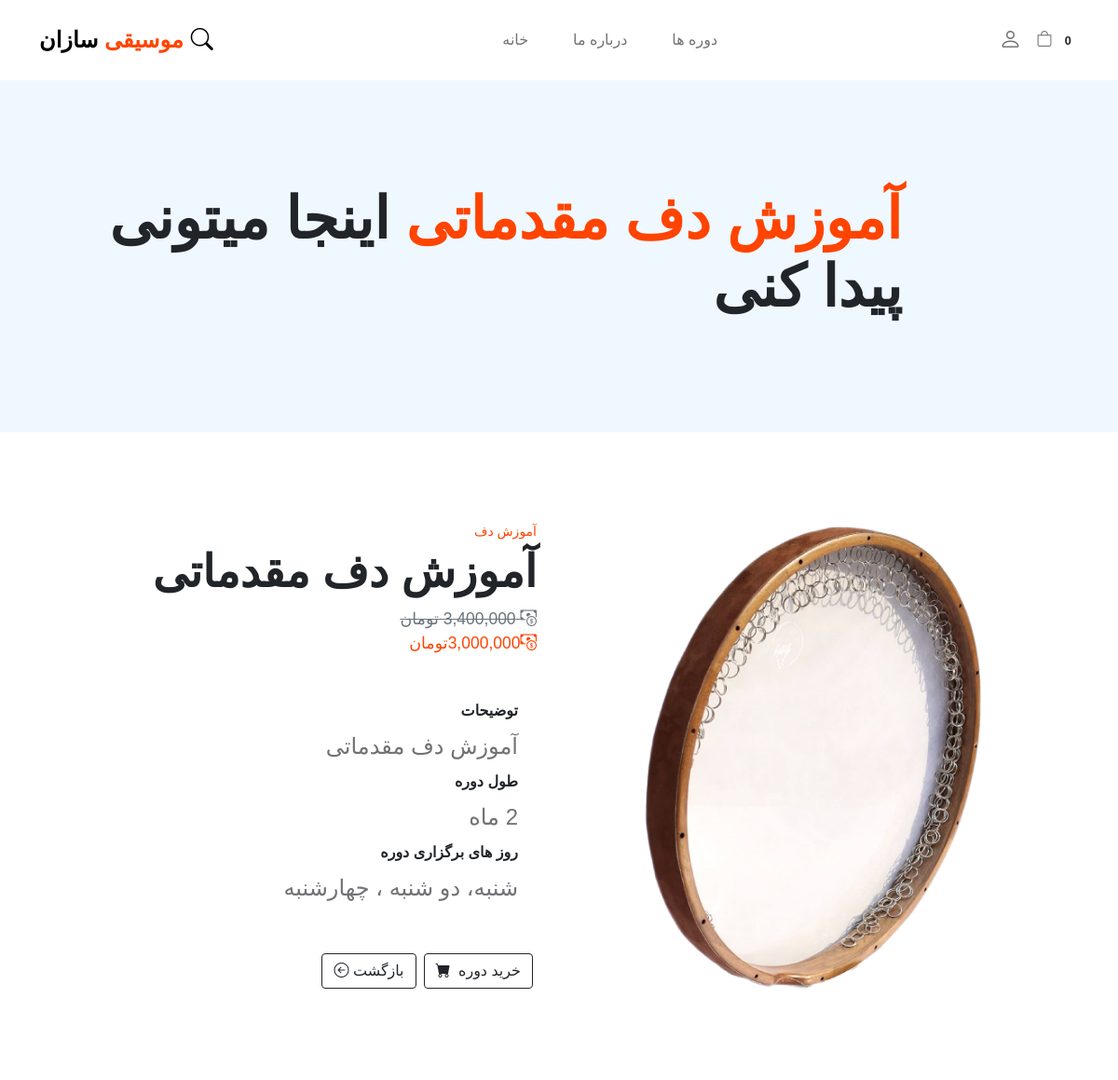
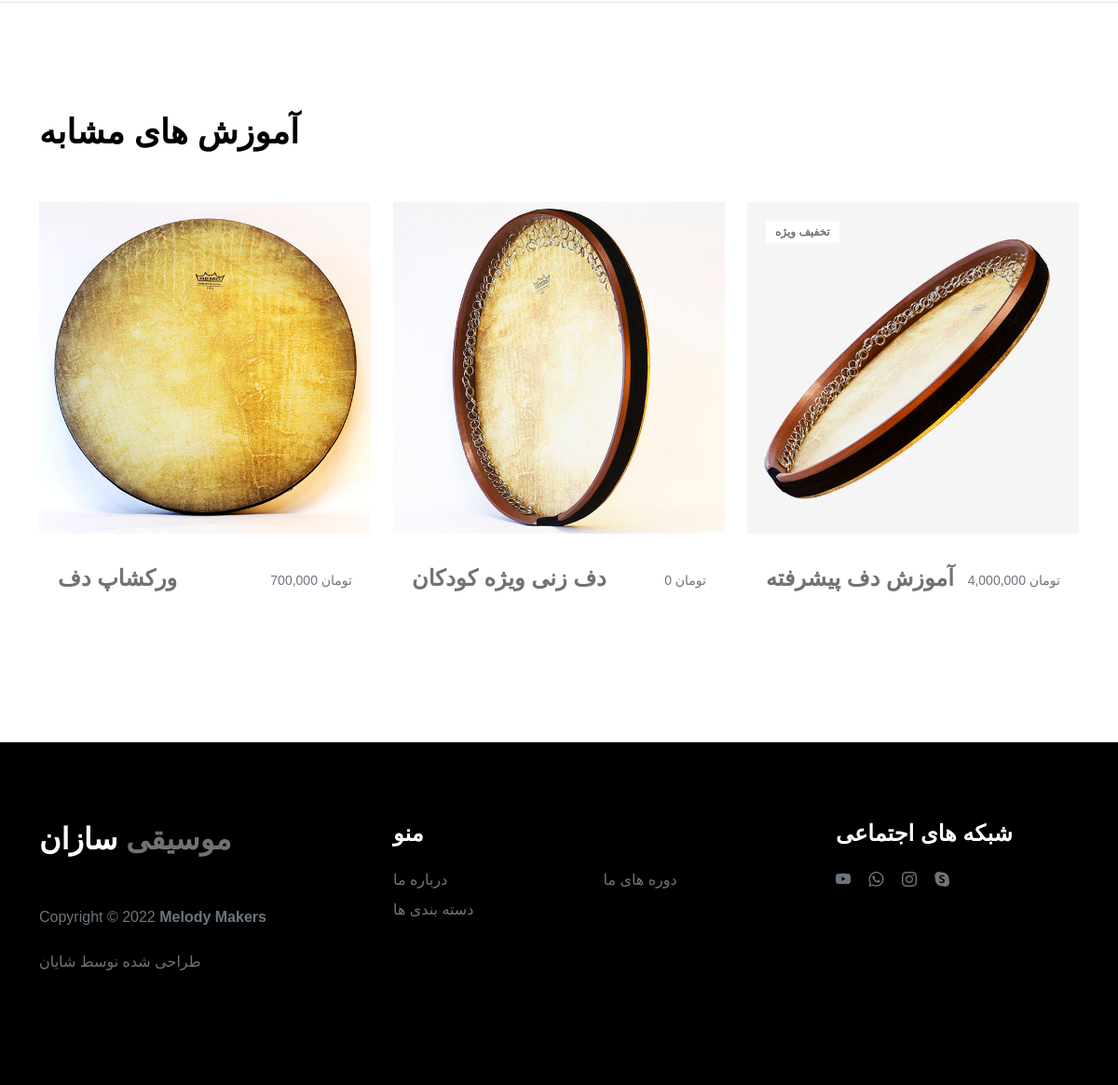
The page /course/1 on the database its author committed (2 pictures, top to bottom).
### Course/models.py (models this page shows)
class Course(models.Model):
    name = models.CharField(max_length=40)
    description = models.CharField(max_length=500, default='', blank=True)
    price = models.DecimalField(default=0, decimal_places=0, max_digits=150)
    category = models.ForeignKey(Category,on_delete=models.CASCADE,default=1)
    picture = models.ImageField(upload_to='upload/course/')
    is_sale = models.BooleanField(default=False)
    sale_price = models.DecimalField(max_digits=14, decimal_places=0, null=True, blank=True)
    length = models.CharField(default=0, max_length=250)
    days = models.CharField(max_length=40,default='')
    teacher_name = models.CharField(max_length=40,default='')
    def __str__(self):
        return self.name

class Category(models.Model):
    name = models.CharField(max_length=40,default='')
    def __str__(self):
        return self.name

### Course/views.py (the view)
# urls.py: path('course/<int:ck>', views.course, name="course"),
def course(request,ck):
    course = Course.objects.get(id=ck)
    similar_courses = Course.objects.filter(category=course.category).exclude(id=ck)
    return render(request, 'course.html', {'course':course, 'similar_courses': similar_courses})

### Cart/cart.py (called while the page is built)
    def __len__(self):
        return len(self.cart)

### Cart/context_processors.py (called while the page is built)
def cart(request):
    return{'cart':Cart(request)}

### Course/templates/course.html (shortened to what this page needs)
{% extends 'base.html' %}
{% load humanize %}
{%block content %}
<header class="site-header section-padding d-flex justify-content-center align-items-center">
    <div class="container">
        <div class="row">
            <div class="col-lg-10 col-12" dir="rtl">
                <h1>
                    <span class=" text-primary">   {{course}}</span>
                    <span class="text-dark">اینجا میتونی پیدا کنی </span>
                </h1>
            </div>
        </div>
    </div>
</header>
<section class="py-5" dir="rtl">
    <div class="container px-4 px-lg-5 my-5">
        <div class="row gx-4 gx-lg-5 align-items-center">
            <div class="col-md-6"><img class="card-img-top mb-5 mb-md-0" src="{{ course.picture.url }}" alt="..." /></div>
            <div class="col-md-6">
                <div class="small mb-1 text-primary">{{course.category}}</div>
                <h1 class="display-5 fw-bolder">{{course.name}}</h1>
                <div class="fs-5 mb-5">
                    {% if course.is_sale %}
                    <small class="text-decoration-line-through text-secondary d-block"><i class="bi bi-cash-coin ml-4"></i> {{course.price |intcomma }} تومان</small>
                    <small class="text-primary d-block"><i class="bi bi-cash-coin ml-4"></i>{{course.sale_price | intcomma}}تومان</small>
                    {% else %}
                    <small>{{course.price | intcomma }} تومان</small>
                    {% endif %}
                </div>
                <div class="product-description">
                    <strong class="d-block mt-4 mb-2">توضیحات</strong>
                    <p class="lead mb-2">{{course.description}}</p>
                    <strong class="d-block mt-1 mb-2" >طول دوره </strong>
                    <p class="lead mb-2">{{course.length}}</p>
                    <strong class="d-block mt-1 mb-2" >روز های برگزاری دوره </strong>
                    <p class="lead mb-5">{{course.days}}</p>
                </div>
                <div class="d-inline-flex ">
                    {% if user.is_superuser %}
                    <button type="submit" class="btn  flex-shrink-0 px-3">
                        <a class="btn btn-outline-primary flex-shrink-0" href="{% url 'edit_course' course.id %}">
                          ویرایش
                          <i class="bi bi-pencil-square px-1"></i>
                         </a>
                    </button>
                    <button type="submit" class="btn  flex-shrink-0 " >
                        <a class="btn btn-outline-danger flex-shrink-0  m1" href="{% url 'delete_course'  course.id %}">
                          حذف
                          <i class="bi bi-trash-fill px-1"></i>
                         </a>
                    </button>
                    <button type="button" class="btn  flex-shrink-0 " >
                        <a class="btn btn-outline-dark flex-shrink-0  m-1" href="{% url 'home' %}">
                            بازگشت
                            <i class="bi bi-arrow-left-circle"></i>
                        </a>
                    </button>
                    {% else %}
                    <button class="btn btn-outline-dark flex-shrink-0 m-1" type="button" value="{{course.id}}" id="add-cart">
                        خرید دوره
                       <i class="bi-cart-fill me-1"></i>
                   </button>
                    <a class="btn btn-outline-dark flex-shrink-0  m-1" href="{% url 'courses' %}">
                    بازگشت
                    <i class="bi bi-arrow-left-circle"></i>
                    </a>
                    {% endif %}
                </div>
            </div>
        </div>
    </div>
</section>
<section class="related-product section-padding border-top">
    <div class="container">
        <div class="row">
            <div class="col-12">
                <h3 class="mb-5">آموزش های مشابه</h3>
            </div>
            {% for item in similar_courses %}
            {% if item.is_sale  %}
            <div class="col-lg-4 col-12 mb-3" >
                <div class="product-thumb">
                    <a href="{% url 'course' item.id %}">
                        <img src="{{item.picture.url}}" class="img-fluid product-image" alt="">
                    </a>
                    <div class="product-top d-flex">
                        <span class="product-alert me-auto">تخفیف ویژه</span>
                    </div>
                    <div class="product-info" style="display: flex; justify-content: space-between; align-items: center;">
                            <h5 class="product-title mb-0">
                                <a href="{% url 'course' item.id %}" class="product-title-link">{{item.name}}</a>
                            </h5>
                            <small class="product-price text-muted mt-1">{{item.sale_price | intcomma}} تومان</small>
                    </div>
                </div>
            </div>
            {% else %}
            <div class="col-lg-4 col-12 mb-3" >
                <div class="product-thumb" >
                    <a href="{% url 'course' item.id %}">
                        <img src="{{item.picture.url}}" class="img-fluid product-image" alt="" style="border: 2px black;">
                    </a>
                    <div class="product-info" style="display: flex; justify-content: space-between; align-items: center;">
                            <h5 class="product-title mb-0">
                                <a href="{% url 'course' item.id %}" class="product-title-link">{{item.name}}</a>
                            </h5>
                            <small class="product-price text-muted mt-1">{{item.price | intcomma}} تومان</small>
                    </div>
                </div>
            </div>
            {% endif %}
            {% endfor %}
        </div>
    </div>
</section>
{% endblock content  %}

### static/css/tooplate-little-fashion.css (style rules this page uses)
:root { --white-color: #FFFFFF; --primary-color: #FF4400; --section-bg-color: #f0f8ff; --dark-color: #000000; --grey-color: #d0d1d1; --p-color: #717275; --body-font-family: 'B Nazanin', 'Vazir', sans-serif; --h5-font-size: 24px; --p-font-size: 20px; --copyright-text-font-size: 16px; --product-link-font-size: 14px; --custom-link-font-size: 12px; --font-weight-thin: 100; --font-weight-light: 300; --font-weight-normal: 400; --font-weight-bold: 700; --font-weight-black: 900; }
body, html { height: 100%; }
html { scroll-behavior: smooth; }
body { background: var(--white-color); font-family: var(--body-font-family); position: relative; }
h2, h3, h4, h5, h6 { color: var(--dark-color); line-height: inherit; }
h1, h2, h3, h4, h5, h6 { font-weight: var(--font-weight-bold); }
h1, h2 { font-weight: var(--font-weight-black); }
h1 { font-size: 64px; line-height: normal; }
h3 { font-size: 36px; }
h5 { font-size: 24px; }
p { color: var(--p-color); font-size: var(--p-font-size); font-weight: var(--font-weight-light); }
a, button { touch-action: manipulation; transition: all 0.3s; }
a { color: var(--p-color); text-decoration: none; }
.text-primary { color: var(--primary-color) !important; }
.lead { font-size: 1.5rem; font-weight: var(--font-weight-thin); }
b, strong { font-weight: var(--font-weight-bold); }
.site-header { background-color: var(--section-bg-color); position: relative; overflow: hidden; margin-top: 86px; }
.site-header.section-padding { padding-top: 7rem; padding-bottom: 7rem; }
section { content-visibility: auto; contain-intrinsic-size: 700px; }
.section-padding { padding-top: 7rem; padding-bottom: 7rem; }
.product-thumb { background: var(--white-color); position: relative; transition: all 0.5s ease-out; }
.product-image { transition: all 0.5s ease-out; }
.product-top { position: absolute; top: 0; right: 0; left: 0; margin: 20px; }
.product-info { padding: 30px 20px; }
.product-description, .product-cart-thumb { padding: 0 20px; }
.product-title-link { color: var(--p-color); }
.product-alert { background: var(--white-color); color: var(--p-color); font-size: var(--custom-link-font-size); font-weight: var(--font-weight-bold); padding: 3px 10px; }
@media screen and (max-width: 1200px) { h1 { font-size: 62px; } }

### rows shown on the page
Course: name "آموزش دف مقدماتی", picture (picture), category "آموزش دف", price "3,400,000", sale_price "3,000,000", description "آموزش دف مقدماتی", length "2 ماه", days "شنبه، دو شنبه ، چهارشنبه"
Course: picture (picture), name "ورکشاپ دف", price "700,000"
Course: picture (picture), name "دف زنی ویژه کودکان", price "0"
Course: picture (picture), name "آموزش دف پیشرفته", sale_price "4,000,000"

### other values the page prints
{{ cart|length }} "0"
